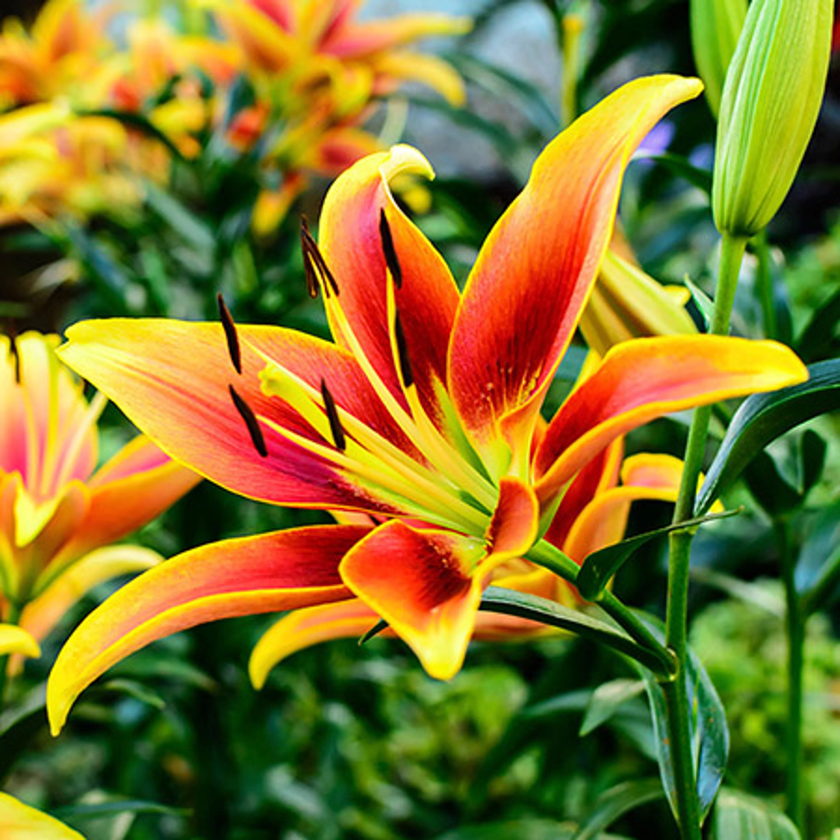
#> input picture image_to_trajectory/input.png, 840 x 840 px, shrunk from 3840 x 3840 before the run
$ python binarize.py
#> lines starting #> are read from the running program, lines starting #| are printed output that depends on the picture; after the words box and inside, x2 and y2 are one past the last pixel; in counts of white or black regions, pixels touching at a corner belong together
# preprocessing/binarize.py
"""
Stage 1: Convert input image to a clean binary image.

Pipeline:
  RGB/RGBA → grayscale → CLAHE → Gaussian blur → Otsu threshold
  → morphological cleanup → binary image (lines=255, bg=0)
"""

import cv2
import numpy as np
from pathlib import Path
from image_to_trajectory.config import BinarizationConfig

def load_image(path: str | Path) -> np.ndarray:
    """Load image from disk, handling RGB and RGBA."""
    img = cv2.imread(str(path), cv2.IMREAD_UNCHANGED)
#> img is the input picture: shape (840, 840, 3); mean B, G, R 43.5, 120.1, 131.7
    if img is None:
        raise FileNotFoundError(f"Cannot load image: {path}")
    return img


def to_grayscale(img: np.ndarray) -> np.ndarray:
    """Convert any channel format to single-channel grayscale."""
    if img.ndim == 2:
        return img  # already grayscale
    if img.shape[2] == 4:
        # RGBA: composite alpha onto white background first
        alpha = img[:, :, 3:4].astype(float) / 255.0
        rgb = img[:, :, :3].astype(float)
        white = np.ones_like(rgb) * 255.0
        composited = (alpha * rgb + (1 - alpha) * white).astype(np.uint8)
        return cv2.cvtColor(composited, cv2.COLOR_BGR2GRAY)
    return cv2.cvtColor(img, cv2.COLOR_BGR2GRAY)
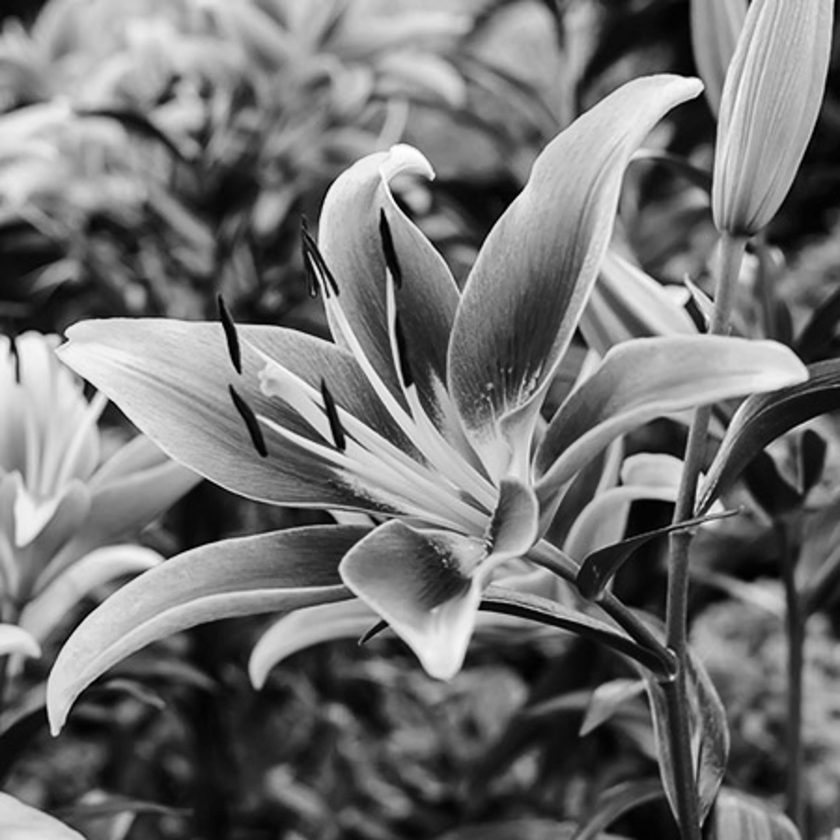
#> returned value: shape (840, 840); min 0, max 254, mean 114.9


def apply_clahe(gray: np.ndarray, cfg: BinarizationConfig) -> np.ndarray:
    """
    Contrast Limited Adaptive Histogram Equalization.
    Normalizes local brightness — essential for AI-generated art with
    gradient backgrounds or uneven lighting.
    """
    clahe = cv2.createCLAHE(
        clipLimit=cfg.clahe_clip_limit,
        tileGridSize=cfg.clahe_tile_grid_size
    )
    return clahe.apply(gray)
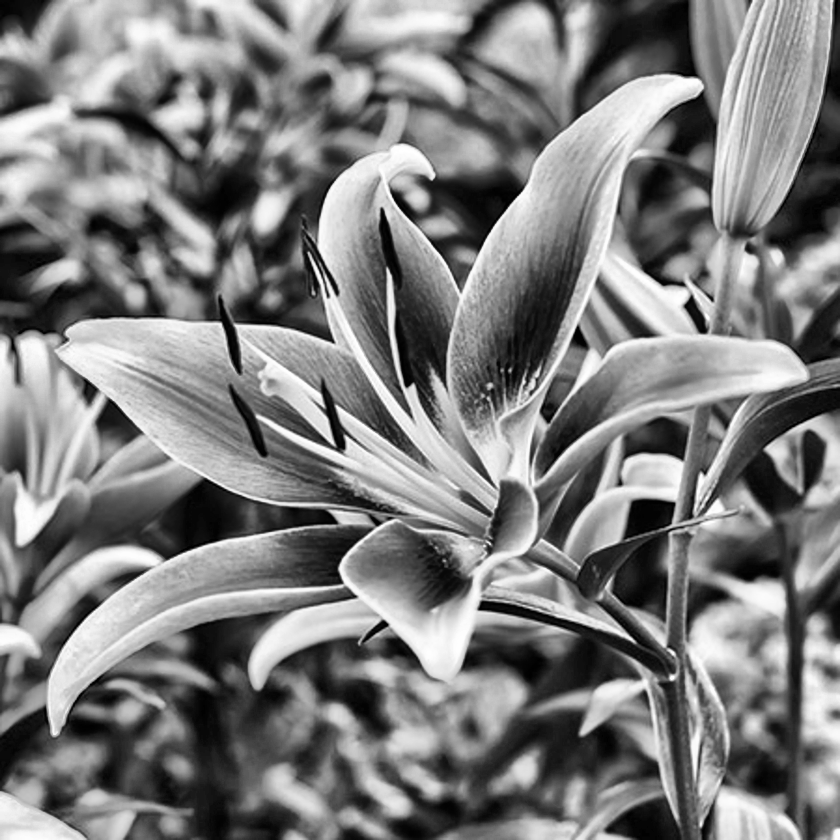
#> returned value: shape (840, 840); min 0, max 255, mean 125.5


def threshold_otsu(blurred: np.ndarray, invert: bool) -> np.ndarray:
    """
    Otsu's method finds the globally optimal threshold automatically.
    No manual tuning needed for different image brightness levels.

    invert=True: dark lines on light bg → after invert, lines become white
    """
#> called with invert = True
    flags = cv2.THRESH_BINARY_INV + cv2.THRESH_OTSU if invert \
            else cv2.THRESH_BINARY + cv2.THRESH_OTSU
    _, binary = cv2.threshold(blurred, 0, 255, flags)
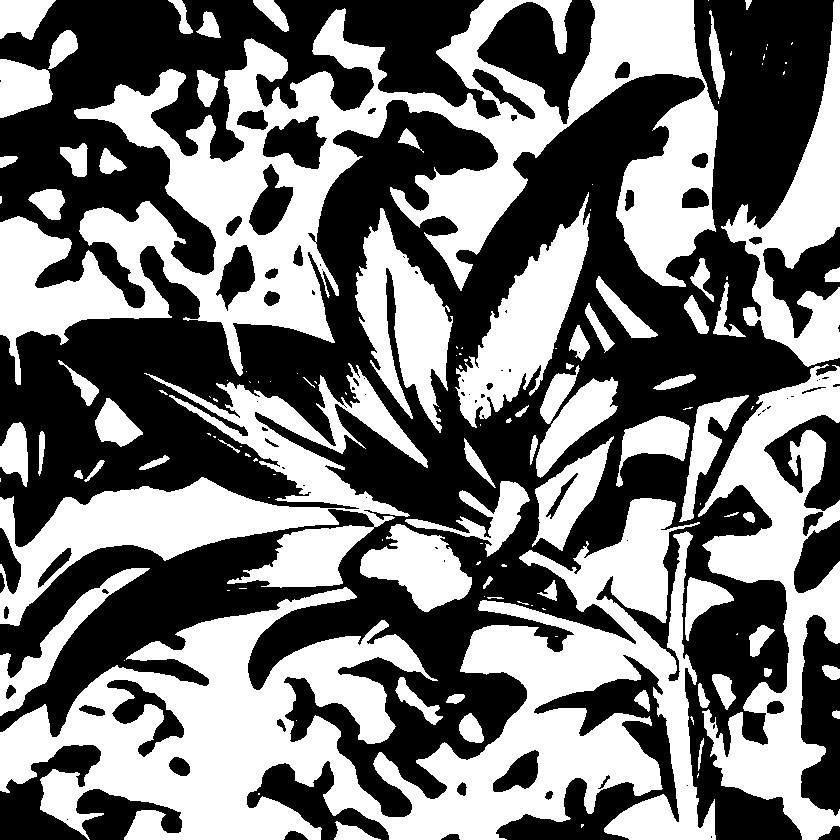
#> binary: shape (840, 840); 46.9% white; 132 white regions (63 under 20 px), largest, box (x1, y1, x2, y2) and area: (0, 498, 716, 840) 99314, (0, 0, 718, 385) 87626, (0, 363, 428, 626) 33026
    return binary


def morphological_cleanup(
    binary: np.ndarray,
    cfg: BinarizationConfig
) -> np.ndarray:
    """
    Close small gaps in lines, then open (remove) isolated noise pixels.
    Order matters: close first to preserve line continuity.
    """
    if cfg.morph_close_kernel > 0:
        k = cv2.getStructuringElement(
            cv2.MORPH_ELLIPSE,
            (cfg.morph_close_kernel * 2 + 1,) * 2
        )
        binary = cv2.morphologyEx(binary, cv2.MORPH_CLOSE, k)
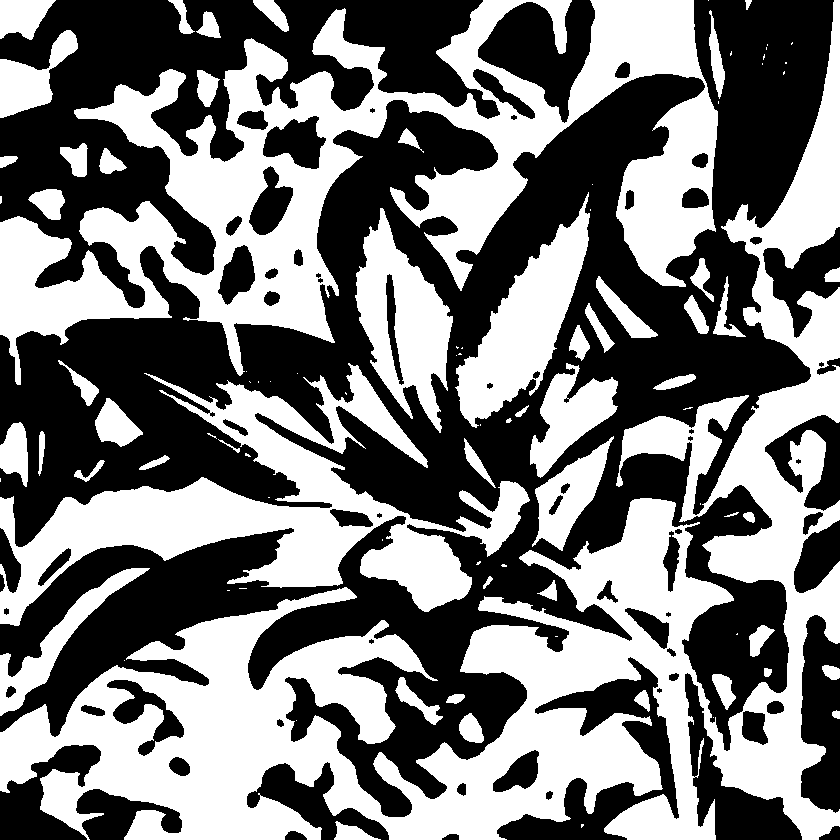
#> binary: shape (840, 840); 47.6% white; 94 white regions (41 under 20 px), largest, box (x1, y1, x2, y2) and area: (0, 0, 840, 840) 148858, (0, 0, 718, 385) 88075, (0, 363, 530, 626) 42398

    if cfg.morph_open_kernel > 0:
        k = cv2.getStructuringElement(
            cv2.MORPH_ELLIPSE,
            (cfg.morph_open_kernel * 2 + 1,) * 2
        )
        binary = cv2.morphologyEx(binary, cv2.MORPH_OPEN, k)
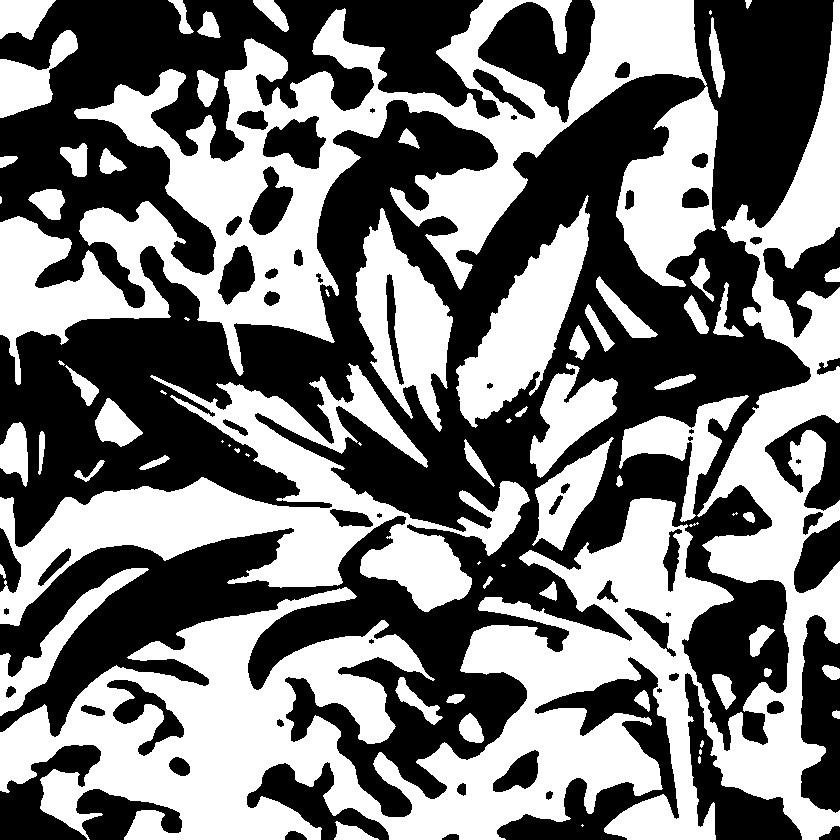
#> binary: shape (840, 840); 47.4% white; 73 white regions (17 under 20 px), largest, box (x1, y1, x2, y2) and area: (0, 0, 840, 840) 143643, (0, 0, 718, 385) 87951, (0, 363, 530, 626) 42184

    return binary


def binarize(
    path: str | Path,
    cfg: BinarizationConfig | None = None
) -> np.ndarray:
    """
    Full binarization pipeline.

    Returns:
        Binary image, dtype uint8, lines=255, background=0.
    """
    cfg = cfg or BinarizationConfig()

    raw = load_image(path)
    gray = to_grayscale(raw)

    equalized = apply_clahe(gray, cfg)

    # Gaussian blur smooths anti-aliasing artifacts before threshold
    ksize = cfg.blur_kernel_size | 1  # ensure odd
    blurred = cv2.GaussianBlur(equalized, (ksize, ksize), 0)

    binary = threshold_otsu(blurred, cfg.invert)
    binary = morphological_cleanup(binary, cfg)

    return binary

if __name__ == "__main__":
    """
    Standalone test runner for binarization pipeline.

    Usage:
        python preprocessing/binarize.py
    """

    TEST_IMAGE = Path(__file__).parent.parent / "input.png"
    try:
        binary = binarize(TEST_IMAGE)

        # Save result
        output_path = Path(__file__).parent.parent / "output_binary.png"
        cv2.imwrite(output_path, binary)

        print(f"[INFO] Binary image saved to: {output_path}")
        print(f"[INFO] Shape: {binary.shape}")
#| [INFO] Shape: (840, 840)
        print(f"[INFO] Dtype: {binary.dtype}")
#| [INFO] Dtype: uint8
        print(f"[INFO] Pixel range: {binary.min()} -> {binary.max()}")
#| [INFO] Pixel range: 0 -> 255

        # Preview window
        cv2.imshow("Binary Output", binary)
        cv2.waitKey(0)
        cv2.destroyAllWindows()

    except Exception as e:
        print(f"[ERROR] {e}")
